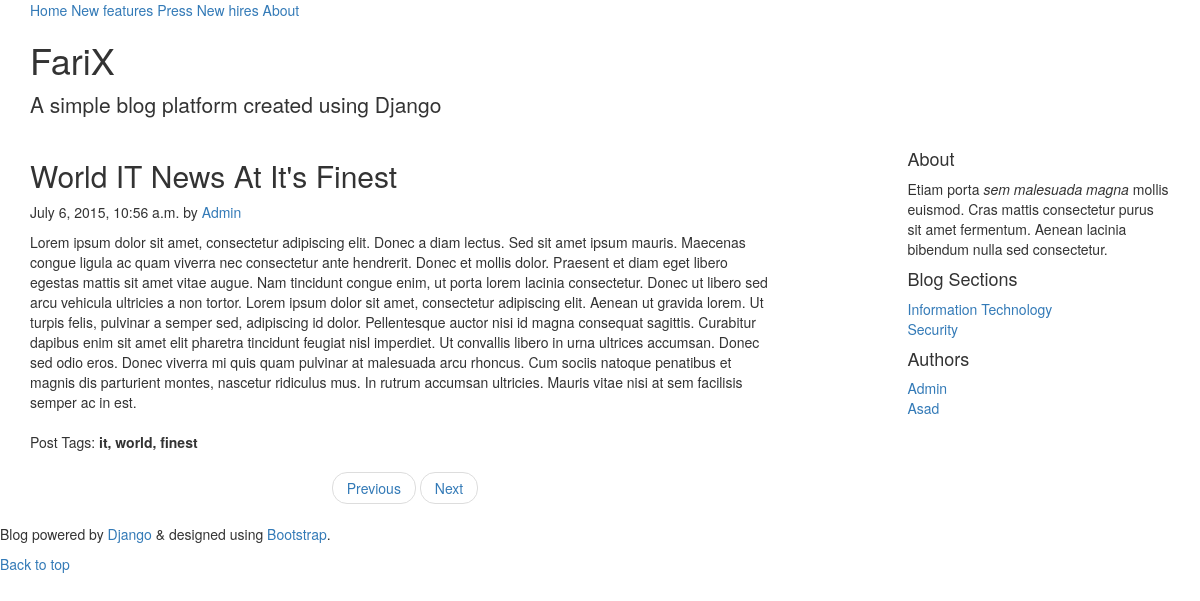
The app's page /blog/1/ (signed in), older data.
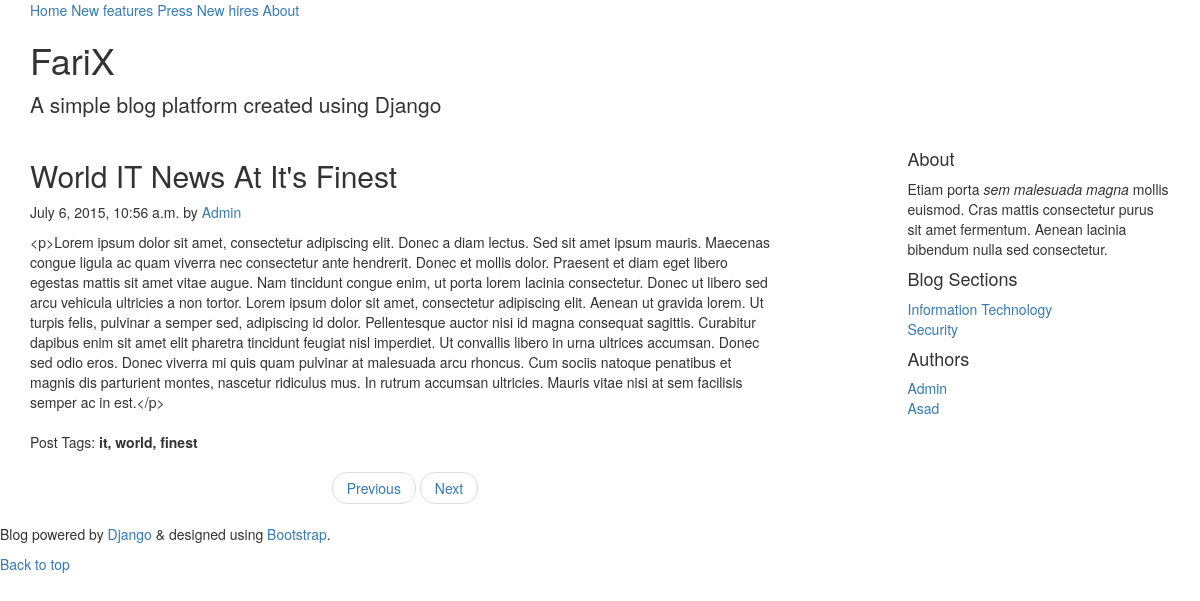
The same page, newer data.
### mysite/blog/models.py (models this page shows, shortened)
class Post(models.Model):
	title = models.CharField(max_length=200)
	body = HTMLField()
	post_tags = models.CharField(max_length=200)
	created_on = models.DateTimeField('created on', null=True)
	section = models.ForeignKey(Section)
	author = models.ForeignKey(User)
	def return_tags(self):
		return self.post_tags.strip()
	return_tags.short_description = "Tags"

### mysite/blog/views.py (the view)
# urls.py: url(r'^(?P<post_id>\d+)/$', views.displayPost, name='displayPost'),
def displayPost(request, post_id):
    latest_post = Post.objects.order_by('-created_on')[:3]
    post = get_object_or_404(Post, pk=post_id)
    usr_list = User.objects.annotate(Count('post'))
    blog_sect = Section.objects.all()
    post_comments = Comment.objects.filter(commented_on_post_id=post_id)
    content = {'post': post, 'usr_list': usr_list, 'blog_sect': blog_sect,
     'latest_post': latest_post, 'post_comments': post_comments}
    return render(request, 'blog/post.html', content)

### mysite/blog/templates/blog/post.html (shortened to what this page needs)
<!DOCTYPE html>
<html lang="en">
{% load staticfiles %}
  <head>
    <link rel="stylesheet" href="https://maxcdn.bootstrapcdn.com/bootstrap/3.3.5/css/bootstrap.min.css">
    <link rel="stylesheet" href="http://getbootstrap.com/examples/blog/blog.css"></style>
  </head>
  <body>
    <div class="blog-masthead">
      <div class="container">
        <nav class="blog-nav">
          <a class="blog-nav-item active" href="{% url 'blog_index' %}">Home</a>
          <a class="blog-nav-item" href="#">New features</a>
          <a class="blog-nav-item" href="#">Press</a>
          <a class="blog-nav-item" href="#">New hires</a>
          <a class="blog-nav-item" href="#">About</a>
        </nav>
      </div>
    </div>
    <div class="container">
      <div class="blog-header">
        <h1 class="blog-title">FariX</h1>
        <p class="lead blog-description">A simple blog platform created using Django</p>
      </div>
      <div class="row">
        <div class="col-sm-8 blog-main">
          <div class="blog-post">
          {% if post %}
            <h2 class="blog-post-title">{{ post.title }}</h2>
            <p class="blog-post-meta">{{ post.created_on }} by <a href="#">{{ post.author }}</a></p>
            {{post.body}}
            <br /><br />
            <p class="blog-post-meta">Post Tags: <b>{{ post.post_tags }}</b></p>
            {%else%}
              <h2>Invalid Page!</h2>
             {% endif %}
          </div>
          <nav>
            <ul class="pager">
              <li><a href="#">Previous</a></li>
              <li><a href="#">Next</a></li>
            </ul>
          </nav>
        </div>
        <div class="col-sm-3 col-sm-offset-1 blog-sidebar">
          <div class="sidebar-module sidebar-module-inset">
            <h4>About</h4>
            <p>Etiam porta <em>sem malesuada magna</em> mollis euismod. Cras mattis consectetur purus sit amet fermentum. Aenean lacinia bibendum nulla sed consectetur.</p>
          </div>
          <div class="sidebar-module">
            <h4>Blog Sections</h4>
            <ol class="list-unstyled">
            {% for sections in blog_sect %}
              <li><a href="#">{{sections.section_name}}</a></li>
            {% endfor %}
            </ol>
          </div>
          <div class="sidebar-module">
            <h4>Authors</h4>
            <ol class="list-unstyled">
            {% if usr_list %}
              {% for users in usr_list %}
                {% load blog_filters %}
                {% if user.groups.all.0 %}
              <li><a href="#">{{ users.username }}</a></li>
                {% endif %}
              {% endfor %}
            {% endif %}
            </ol>
          </div>
        </div>
      </div>
    </div>
    <footer class="blog-footer">
      <p>Blog powered by <a href="#">Django</a> & designed using <a href="#">Bootstrap</a>.</p>
      <p>
        <a href="#">Back to top</a>
      </p>
    </footer>
  </body>
</html>

Row changes from the older to the newer data that the page shows:
changed Post "World IT News At It's Finest": body "Lorem ipsum dolor sit amet, consectetur adipiscing elit. Donec a diam lectus. Sed sit amet ipsum mauris. Maecenas congue ligula ac quam viverra nec consectetur ante hendrerit. Donec et mollis dolor. Praesent et diam eget libero egestas mattis sit amet vitae augue. Nam tincidunt congue enim, ut porta lorem lacinia consectetur. Donec ut libero sed arcu vehicula ultricies a non tortor. Lorem ipsum dolor sit amet, consectetur adipiscing elit. Aenean ut gravida lorem. Ut turpis felis, pulvinar a semper sed, adipiscing id dolor. Pellentesque auctor nisi id magna consequat sagittis. Curabitur dapibus enim sit amet elit pharetra tincidunt feugiat nisl imperdiet. Ut convallis libero in urna ultrices…" → "<p>Lorem ipsum dolor sit amet, consectetur adipiscing elit. Donec a diam lectus. Sed sit amet ipsum mauris. Maecenas congue ligula ac quam viverra nec consectetur ante hendrerit. Donec et mollis dolor. Praesent et diam eget libero egestas mattis sit amet vitae augue. Nam tincidunt congue enim, ut porta lorem lacinia consectetur. Donec ut libero sed arcu vehicula ultricies a non tortor. Lorem ipsum dolor sit amet, consectetur adipiscing elit. Aenean ut gravida lorem. Ut turpis felis, pulvinar a semper sed, adipiscing id dolor. Pellentesque auctor nisi id magna consequat sagittis. Curabitur dapibus enim sit amet elit pharetra tincidunt feugiat nisl imperdiet. Ut convallis libero in urna…"
